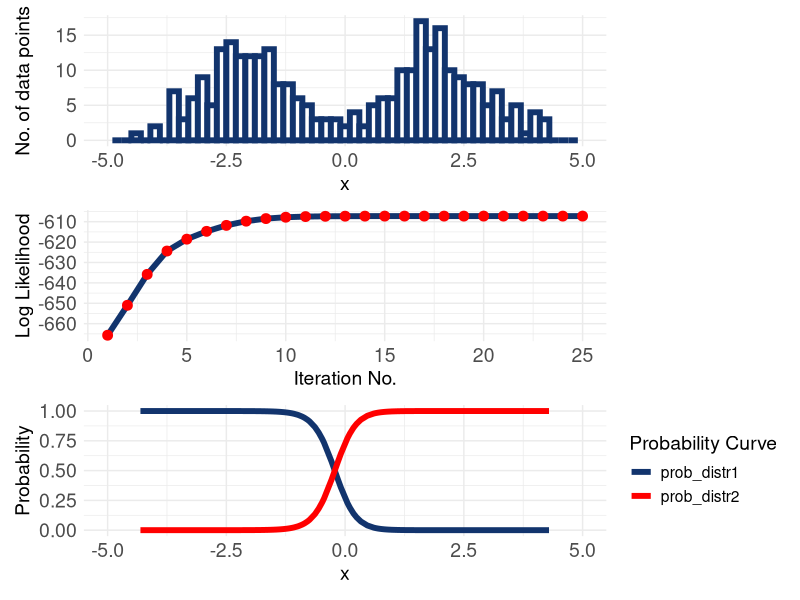

Here is the R script that generated this plot:
library(dplyr)
library(ggplot2)
library(patchwork)



#SECTION 1 - APPLYING THE EXPECTATION-MAXIMISATION ALGORITHM, AS USED BY GAUSSIAN MIXTURE MODELS (GMM) clustering
#-Purpose is to assign each data point a probability of belonging to a particular cluster


#Step 0) Generate synthetic data from 2 different Gaussian distributions:
set.seed(123)
n <- 300  #no. of data points

#150 data points from 1 distribution, 150 from the other.
x <- c(rnorm(n/2, mean = -2, sd = 1), rnorm(n/2, mean = 2, sd = 1))


#We want to find the parameters for our distributions that maximise the likelihood of the observed data
#-Initialise parameters (mixing proportion, mean and SD)
#--The mixing proportion is the fraction of the total data we expect to come from each distribution
pi1 <- 0.5
pi2 <- 0.5
mu1 <- -1
mu2 <- 1
sigma1 <- 1
sigma2 <- 3


#Apply EM algorithm - do 100 iterations
loglik <- c()
for (k in 1:100) {

       #Step 1) Expectation:

       #Equation 151 in paper - compute probability for each data point belonging to each cluster (1 or 2)
       gamma1 <- pi1 * dnorm(x, mean = mu1, sd = sigma1) / 
              (pi1 * dnorm(x, mean = mu1, sd = sigma1) + pi2 * dnorm(x, mean = mu2, sd = sigma2))

       gamma2 <- pi2 * dnorm(x, mean = mu2, sd = sigma2) / (pi1 * dnorm(x, mean = mu1, sd = sigma1) + pi2 * dnorm(x, mean = mu2, sd = sigma2))


       #Step 2) Maximisation (equations 154 in text)
       pi1 <- mean(gamma1)
       pi2 <- mean(gamma2)

       mu1 <- sum(gamma1 * x)/sum(gamma1)
       mu2 <- sum(gamma2 * x)/sum(gamma2)

       sigma1 <- sqrt(sum(gamma1 * (x - mu1)^2)/sum(gamma1))
       sigma2 <- sqrt(sum(gamma2 * (x - mu2)^2)/sum(gamma2))

       #Compute log-likelihood:
       loglik[k] <- sum(log(pi1 * dnorm(x, mean = mu1, sd = sigma1) + pi2 * dnorm(x, mean = mu2, sd = sigma2)))

       #Convergence check
       if (k > 1 && abs(loglik[k] - loglik[k - 1]) < 1e-6) break

}

#So I think gamma1 has the probabilities that data point n belongs to distribution 1...
#...and gamma2 has the probabilities that data point n belongs to distribution 2.
#I.e. this is what is returned in the 'z' variable when applying Mclust.

#Collate results
combined_data <- data.frame(orig_values = x, 
                            prob_distr1 = gamma1,
                            prob_distr2 = gamma2)


#-a) A histogram of the initial (full) distribution (x)
initial_data_histogram <- ggplot(combined_data, aes(x = x)) +
                            geom_histogram(binwidth = 0.2, fill = 'white', colour = '#12346D', linewidth = 2.0) +
                            theme_minimal() +
                            ylab("No. of data points") +
                            theme(text = element_text(size = 14),
                                axis.text = element_text(size = 14)) +
                            scale_x_continuous(limits = c(-5, 5))
                            


#-b) Original values vs probability they come from distr 1 and 2
value_vs_probability_plot <- ggplot(combined_data, aes(x = x)) +
                          geom_line(aes(y = prob_distr1, colour = "prob_distr1"), linewidth = 2.0) +
                          geom_line(aes(y = prob_distr2, colour = "prob_distr2"), linewidth = 2.0) +
                          theme_minimal() +
                          ylab("Probability") +
                          theme(text = element_text(size = 14),
                                axis.text = element_text(size = 14)) +
                          scale_x_continuous(limits = c(-5, 5)) +
                          scale_colour_manual(values = c("prob_distr1" = "#12346D", "prob_distr2" = "red"), 
                                              name = "Probability Curve")


#c) A line chart showing how the log-likelihood changes over time
loglik_results <- data.frame(iteration_no = seq(1, length(loglik), 1),
                             loglik = loglik)

loglik_results_plot <- ggplot(loglik_results, aes(x = iteration_no, y = loglik)) +
                        geom_line(colour = '#12346D', linewidth = 2.0) +
                        geom_point(colour = 'red', size = 3.0) +
                        theme_minimal() +
                        xlab("Iteration No.") +
                        ylab("Log Likelihood") +
                        theme(text = element_text(size = 14),
                                axis.text = element_text(size = 14))

all_EM_plots_combined <- initial_data_histogram / loglik_results_plot / value_vs_probability_plot
ggsave("outputs/all_EM_plots_combined.png", plot = all_EM_plots_combined)




#BELOW WAS GOING TO APPLY VARIATIONAL INFERENCE ALGORITHM (SIMILAR TO EM, ABOVE) TO APPLY VMFT
#-Purpose is to acquire a posterior distribution which approximates the underlying data
#BUT I HAVEN'T QUITE BEEN ABLE TO WORK OUT YET EXACTLY HOW THE IMPLEMENTATION/ALGORITHM IS SUPPOSED TO DIFFER

